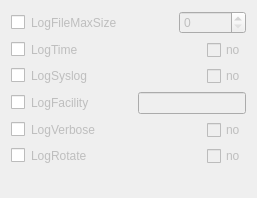
               <widget class="QWidget" name="scrollAreaWidgetContents_10">
                <property name="geometry">
                 <rect>
                  <x>0</x>
                  <y>0</y>
                  <width>257</width>
                  <height>198</height>
                 </rect>
                </property>
                <layout class="QVBoxLayout" name="verticalLayout_24">
                 <item>
                  <layout class="QHBoxLayout" name="horizontalLayoutFreshLogFileMaxSize">
                   <item>
                    <widget class="QCheckBox" name="checkBoxEnableFreshLogFileMaxSize">
                     <property name="text">
                      <string/>
                     </property>
                    </widget>
                   </item>
                   <item>
                    <widget class="QLabel" name="labelFreshLogFileMaxSize">
                     <property name="enabled">
                      <bool>false</bool>
                     </property>
                     <property name="toolTip">
                      <string>SIZE&lt;br /&gt;
Limit the size of the log file. The logger will be automatically disabled if the file is greater than SIZE. Value of 0 disables the limit.&lt;br /&gt;
Default: 1M</string>
                     </property>
                     <property name="text">
                      <string>LogFileMaxSize</string>
                     </property>
                    </widget>
                   </item>
                   <item>
                    <spacer name="horizontalSpacer_120">
                     <property name="orientation">
                      <enum>Qt::Horizontal</enum>
                     </property>
                     <property name="sizeHint" stdset="0">
                      <size>
                       <width>40</width>
                       <height>20</height>
                      </size>
                     </property>
                    </spacer>
                   </item>
                   <item>
                    <widget class="QSpinBox" name="spinBoxFreshLogFileMaxSize">
                     <property name="enabled">
                      <bool>false</bool>
                     </property>
                     <property name="maximum">
                      <number>2147483647</number>
                     </property>
                    </widget>
                   </item>
                  </layout>
                 </item>
                 <item>
                  <layout class="QHBoxLayout" name="horizontalLayoutFreshLogTime">
                   <item>
                    <widget class="QCheckBox" name="checkBoxEnableFreshLogTime">
                     <property name="text">
                      <string/>
                     </property>
                    </widget>
                   </item>
                   <item>
                    <widget class="QLabel" name="labelFreshLogTime">
                     <property name="enabled">
                      <bool>false</bool>
                     </property>
                     <property name="toolTip">
                      <string>BOOL&lt;br /&gt;
Log time with each message.&lt;br /&gt;
Default: no</string>
                     </property>
                     <property name="text">
                      <string>LogTime</string>
                     </property>
                    </widget>
                   </item>
                   <item>
                    <spacer name="horizontalSpacer_121">
                     <property name="orientation">
                      <enum>Qt::Horizontal</enum>
                     </property>
                     <property name="sizeHint" stdset="0">
                      <size>
                       <width>40</width>
                       <height>20</height>
                      </size>
                     </property>
                    </spacer>
                   </item>
                   <item>
                    <widget class="QCheckBox" name="checkBoxFreshLogTime">
                     <property name="enabled">
                      <bool>false</bool>
                     </property>
                     <property name="text">
                      <string>no</string>
                     </property>
                    </widget>
                   </item>
                  </layout>
                 </item>
                 <item>
                  <layout class="QHBoxLayout" name="horizontalLayoutFreshLogSyslog">
                   <item>
                    <widget class="QCheckBox" name="checkBoxEnableFreshLogSyslog">
                     <property name="text">
                      <string/>
                     </property>
                    </widget>
                   </item>
                   <item>
                    <widget class="QLabel" name="labelFreshLogSyslog">
                     <property name="enabled">
                      <bool>false</bool>
                     </property>
                     <property name="toolTip">
                      <string>BOOL&lt;br /&gt;
Enable logging to Syslog. May be used in combination with UpdateLogFile.&lt;br /&gt;
Default: disabled.</string>
                     </property>
                     <property name="text">
                      <string>LogSyslog</string>
                     </property>
                    </widget>
                   </item>
                   <item>
                    <spacer name="horizontalSpacer_122">
                     <property name="orientation">
                      <enum>Qt::Horizontal</enum>
                     </property>
                     <property name="sizeHint" stdset="0">
                      <size>
                       <width>40</width>
                       <height>20</height>
                      </size>
                     </property>
                    </spacer>
                   </item>
                   <item>
                    <widget class="QCheckBox" name="checkBoxFreshLogSyslog">
                     <property name="enabled">
                      <bool>false</bool>
                     </property>
                     <property name="text">
                      <string>no</string>
                     </property>
                    </widget>
                   </item>
                  </layout>
                 </item>
                 <item>
                  <layout class="QHBoxLayout" name="horizontalLayoutFreshLogFacility">
                   <item>
                    <widget class="QCheckBox" name="checkBoxEnableFreshLogFacility">
                     <property name="text">
                      <string/>
                     </property>
                    </widget>
                   </item>
                   <item>
                    <widget class="QLabel" name="labelFreshLogFacility">
                     <property name="enabled">
                      <bool>false</bool>
                     </property>
                     <property name="toolTip">
                      <string>STRING&lt;br /&gt;
Specify the type of syslog messages - please refer to 'man syslog' for facility names.&lt;br /&gt;
Default: LOG_LOCAL6</string>
                     </property>
                     <property name="text">
                      <string>LogFacility</string>
                     </property>
                    </widget>
                   </item>
                   <item>
                    <spacer name="horizontalSpacer_123">
                     <property name="orientation">
                      <enum>Qt::Horizontal</enum>
                     </property>
                     <property name="sizeHint" stdset="0">
                      <size>
                       <width>40</width>
                       <height>20</height>
                      </size>
                     </property>
                    </spacer>
                   </item>
                   <item>
                    <widget class="QLineEdit" name="lineEditFreshLogFacility">
                     <property name="enabled">
                      <bool>false</bool>
                     </property>
                    </widget>
                   </item>
                  </layout>
                 </item>
                 <item>
                  <layout class="QHBoxLayout" name="horizontalLayoutFreshLogVerbose">
                   <item>
                    <widget class="QCheckBox" name="checkBoxEnableFreshLogVerbose">
                     <property name="text">
                      <string/>
                     </property>
                    </widget>
                   </item>
                   <item>
                    <widget class="QLabel" name="labelFreshLogVerbose">
                     <property name="enabled">
                      <bool>false</bool>
                     </property>
                     <property name="toolTip">
                      <string>BOOL&lt;br /&gt;
Enable verbose logging.&lt;br /&gt;
Default: disabled</string>
                     </property>
                     <property name="text">
                      <string>LogVerbose</string>
                     </property>
                    </widget>
                   </item>
                   <item>
                    <spacer name="horizontalSpacer_124">
                     <property name="orientation">
                      <enum>Qt::Horizontal</enum>
                     </property>
                     <property name="sizeHint" stdset="0">
                      <size>
                       <width>40</width>
                       <height>20</height>
                      </size>
                     </property>
                    </spacer>
                   </item>
                   <item>
                    <widget class="QCheckBox" name="checkBoxFreshLogVerbose">
                     <property name="enabled">
                      <bool>false</bool>
                     </property>
                     <property name="text">
                      <string>no</string>
                     </property>
                    </widget>
                   </item>
                  </layout>
                 </item>
                 <item>
                  <layout class="QHBoxLayout" name="horizontalLayoutFreshLogRotate">
                   <item>
                    <widget class="QCheckBox" name="checkBoxEnableFreshLogRotate">
                     <property name="text">
                      <string/>
                     </property>
                    </widget>
                   </item>
                   <item>
                    <widget class="QLabel" name="labelFreshLogRotate">
                     <property name="enabled">
                      <bool>false</bool>
                     </property>
                     <property name="toolTip">
                      <string>BOOL&lt;br /&gt;
Rotate log file. Requires LogFileMaxSize option set prior to this option.&lt;br /&gt;
Default: no</string>
                     </property>
                     <property name="text">
                      <string>LogRotate</string>
                     </property>
                    </widget>
                   </item>
                   <item>
                    <spacer name="horizontalSpacer_125">
                     <property name="orientation">
                      <enum>Qt::Horizontal</enum>
                     </property>
                     <property name="sizeHint" stdset="0">
                      <size>
                       <width>40</width>
                       <height>20</height>
                      </size>
                     </property>
                    </spacer>
                   </item>
                   <item>
                    <widget class="QCheckBox" name="checkBoxFreshLogRotate">
                     <property name="enabled">
                      <bool>false</bool>
                     </property>
                     <property name="text">
                      <string>no</string>
                     </property>
                    </widget>
                   </item>
                  </layout>
                 </item>
                 <item>
                  <spacer name="verticalSpacer_10">
                   <property name="orientation">
                    <enum>Qt::Vertical</enum>
                   </property>
                   <property name="sizeHint" stdset="0">
                    <size>
                     <width>20</width>
                     <height>40</height>
                    </size>
                   </property>
                  </spacer>
                 </item>
                </layout>
               </widget>
